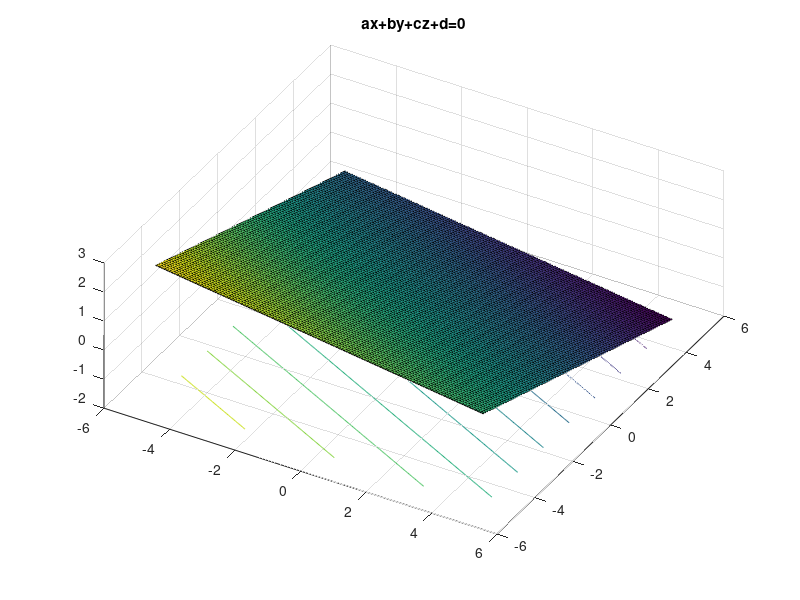

Recreate this plot in MATLAB.
[x,y] = meshgrid(-5:0.05:5,-5:0.05:5);
a = 1.5; b =3; c = 10; d = -4;
z = (-a.*x-b.*y-d)/c;
figure;
surfc(x,y,z);
view(30,60);
title("ax+by+cz+d=0");
